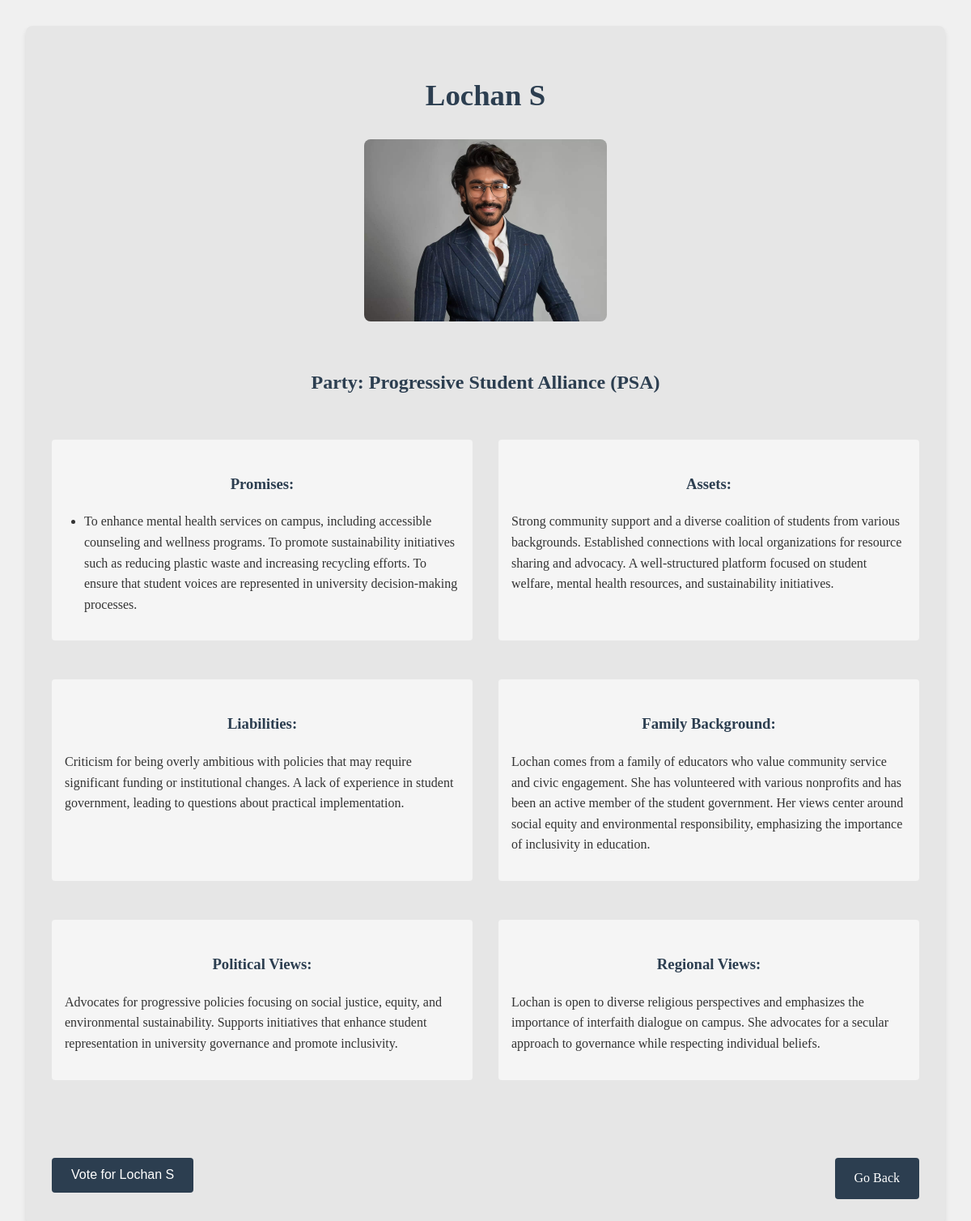
The page /candidate/1 (signed in) on the database its author committed.
### tables this page shows
CREATE TABLE candidates (
                                    id integer PRIMARY KEY,
                                    name text NOT NULL,
                                    party text NOT NULL,
                                    photo_url text NOT NULL,
                                    promises text NOT NULL,
                                    assets text NOT NULL,
                                    liabilities text NOT NULL,
                                    background text NOT NULL,
                                    political_views text NOT NULL,
                                    regional_views text NOT NULL
                                );

### app.py (the view)
@app.route('/candidate/<int:candidate_id>')
def candidate_detail(candidate_id):
    if 'user_id' not in session:
        return redirect(url_for('login'))
    conn = create_connection()
    cur = conn.cursor()
    cur.execute("SELECT * FROM candidates WHERE id = ?", (candidate_id,))
    candidate = cur.fetchone()
    conn.close()
    return render_template('candidate_detail.html', candidate=candidate)

### database.py (called while the page is built)
def create_connection():
    conn = None
    try:
        db_path = os.path.abspath(os.path.join(os.path.dirname(__file__), 'database', 'voting_system.db'))
        os.makedirs(os.path.dirname(db_path), exist_ok=True)
        print(f"Attempting to connect to database at: {db_path}")  # Debug print
        conn = sqlite3.connect(db_path)
        print(f"Successfully connected to the database at {db_path}")
        return conn
    except Error as e:
        print(f"Error connecting to the database: {e}")
        print(f"Current working directory: {os.getcwd()}")  # Debug print
        print(f"Directory contents: {os.listdir()}")  # Debug print
    return conn

### templates/candidate_detail.html (shortened to what this page needs)
<!DOCTYPE html>
<html lang="en">
<head>
</head>
<body>
    <div class="container">
        <h1>{{ candidate[1] }}</h1>
        <div class="candidate-detail">
            <img src="{{ url_for('static', filename='images/candidate_photos/' + candidate[3]) }}" alt="{{ candidate[1] }}">
            <h2>Party: {{ candidate[2] }}</h2>
            <div class="info-section">
                <h3>Promises:</h3>
                <ul>
                    {% for promise in candidate[4].split('\n') %}
                    <li>{{ promise }}</li>
                    {% endfor %}
                </ul>
            </div>
            <div class="info-section">
                <h3>Assets:</h3>
                <p>{{ candidate[5] }}</p>
            </div>
            <div class="info-section">
                <h3>Liabilities:</h3>
                <p>{{ candidate[6] }}</p>
            </div>
            <div class="info-section">
                <h3>Family Background:</h3>
                <p>{{ candidate[7] }}</p>
            </div>
            <div class="info-section">
                <h3>Political Views:</h3>
                <p>{{ candidate[8] }}</p>
            </div>
            <div class="info-section">
                <h3>Regional Views:</h3>
                <p>{{ candidate[9] }}</p>
            </div>
            <div class="button-container">
                <form action="{{ url_for('vote', candidate_id=candidate[0]) }}" method="POST">
                    <button type="submit" class="button">Vote for {{ candidate[1] }}</button>
                </form>
                <a href="{{ url_for('dashboard') }}" class="button">Go Back</a>
            </div>
        </div>
    </div>
</body>
</html>

### templates/candidate_detail.html (style rules this page uses)
body { font-family: 'Georgia', serif; line-height: 1.6; color: #333; margin: 0; padding: 0; min-height: 100vh; background-color: #f0f0f0; display: flex; justify-content: center; align-items: center; }
.container { max-width: 1200px; width: 90%; margin: 2rem; padding: 2rem; background-color: #e6e6e6; border-radius: 8px; box-shadow: 0 4px 6px rgba(0, 0, 0, 0.1); }
h1 { font-size: 2.3rem; margin-bottom: 1.5rem; color: #2c3e50; text-align: center; }
.candidate-detail { display: grid; gap: 2rem; grid-template-columns: 1fr 1fr; }
.candidate-detail img { width: 100%; max-width: 300px; height: auto; border-radius: 8px; margin: 0 auto; display: block; grid-column: 1 / -1; }
h2, h3 { color: #2c3e50; margin-top: 1.5rem; text-align: center; grid-column: 1 / -1; }
ul { padding-left: 1.5rem; }
.info-section { background-color: #f5f5f5; padding: 1rem; border-radius: 4px; margin-bottom: 1rem; transition: background-color 0.3s ease; }
.button { display: inline-block; padding: 0.8rem 1.5rem; margin-top: 1rem; background-color: #2c3e50; color: #fff; text-decoration: none; border-radius: 4px; transition: background-color 0.3s ease; border: none; cursor: pointer; font-size: 1rem; }
.button-container { display: flex; justify-content: space-between; margin-top: 2rem; grid-column: 1 / -1; }

### rows shown on the page
candidates: name "Lochan S", photo_url (picture), party "Progressive Student Alliance (PSA)", promises "To enhance mental health services on campus, including accessible counseling and wellness programs. To promote sustainability initiatives such as reducing plastic waste and increasing recycling efforts. To ensure that student voices are represented in university decision-making processes.", assets "Strong community support and a diverse coalition of students from various backgrounds. Established connections with local organizations for resource sharing and advocacy. A well-structured platform focused on student welfare, mental health resources, and sustainability initiatives.", liabilities "Criticism for being overly ambitious with policies that may require significant funding or institutional changes. A lack of experience in student government, leading to questions about practical implementation.", background "Lochan comes from a family of educators who value community service and civic engagement. She has volunteered with various nonprofits and has been an active member of the student government. Her views center around social equity and environmental responsibility, emphasizing the importance of inclusivity in education.", political_views "Advocates for progressive policies focusing on social justice, equity, and environmental sustainability. Supports initiatives that enhance student representation in university governance and promote inclusivity.", regional_views "Lochan is open to diverse religious perspectives and emphasizes the importance of interfaith dialogue on campus. She advocates for a secular approach to governance while respecting individual beliefs."
